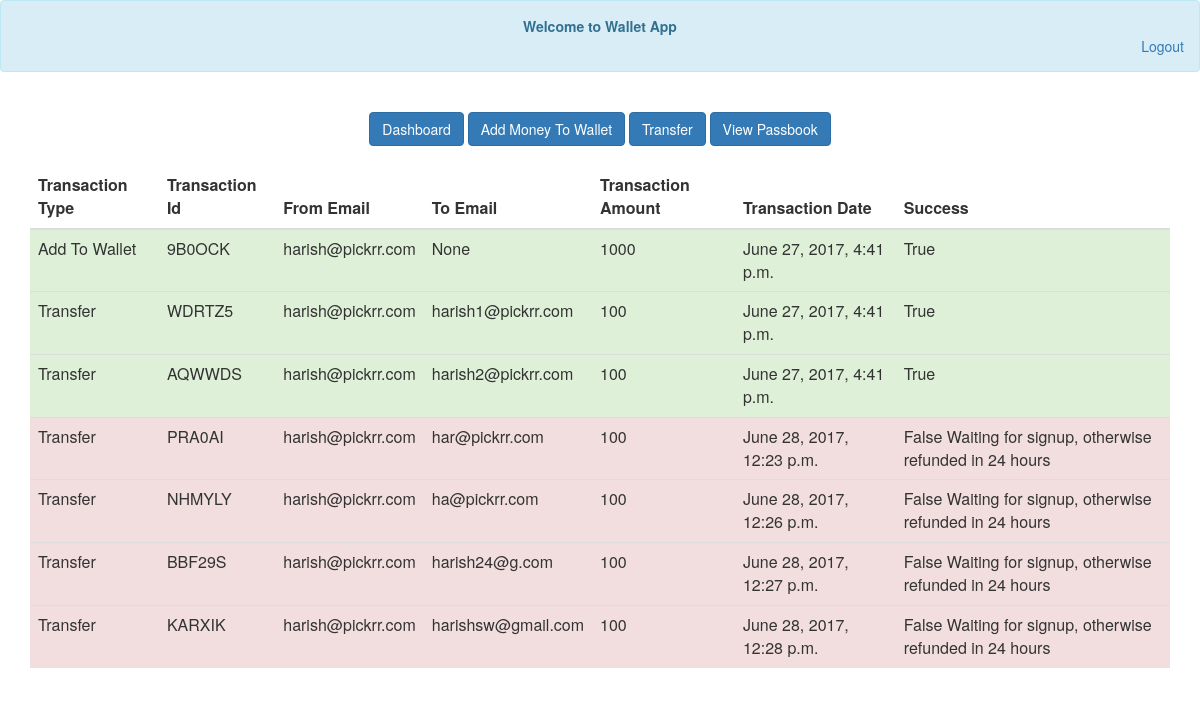
Screenshot of /passbook (signed in) with the database file from the repository.
### wallet/models.py (models this page shows)
class TransactionHistory(models.Model):
    user_wallet = models.ForeignKey(Wallet, blank=True, null=True, related_name="Owner")
    Type = (
        ('Add To Wallet', 'Add To Wallet'),
        ('Transfer', 'Transfer'),
    )
    transation_type = models.CharField(choices=Type, max_length=64, blank=True, null=True)
    transaction_id = models.CharField(max_length=64, blank=True, null=True)
    to_wallet = models.ForeignKey(Wallet, blank=True, null=True, related_name="Send_To")
    transaction_amount = models.IntegerField(default=0)
    created_on = models.DateTimeField(auto_now_add=True)
    is_success = models.BooleanField(default=False)  # True when money received and transfered success
    is_completed = models.BooleanField(default=False)

### wallet/views.py (the view)
# urls.py: url(r'^passbook$', 'wallet.views.passbook', name='passbook'),
@login_required(login_url='/login')
def passbook(request):
    try:
        transactions = TransactionHistory.objects.filter(Q(user_wallet__user=request.user) |
                                                         Q(to_wallet__user=request.user)
                                                         ).values_list('transation_type',
                                                                       'transaction_id',
                                                                       'user_wallet__email',
                                                                       'to_wallet__email',
                                                                       'transaction_amount',
                                                                       'created_on',
                                                                       'is_success',
                                                                       'is_completed')
        return render(request, 'passbook.html', {'error': None, 'transactions': transactions})
    except Exception, e:
        return render(request, 'passbook.html', {'error': str(e)})

### templates/passbook.html (shortened to what this page needs)
{% extends 'base.html' %}
{% block content%}
{% include 'titlebar.html' %}
<div class="container">
  <table class="table">
    <thead>
      <tr>
        <th>Transaction Type</th>
        <th>Transaction Id</th>
        <th>From Email</th>
        <th>To Email</th>
        <th>Transaction Amount</th>
        <th>Transaction Date</th>
        <th>Success</th>
      </tr>
    </thead>
    <tbody>
     	{% for t in  transactions %}
      {% if t.7 and t.6 %}
      <tr class="success">
      {% else %}
       {% if t.7 %}
		  <tr class="info">
       {% else %}
		  <tr class="danger">
	   {% endif %}
      {% endif %}
        <td>{{ t.0 }}</td>
        <td>{{ t.1 }}</td>
        <td>{{ t.2 }}</td>
        <td>{{ t.3 }}</td>
        <td>{{ t.4 }}</td>
        <td>{{ t.5 }}</td>
			{% if t.7 %}
			<td>{{ t.6 }}</td>
			{% else %}
			<td>{{ t.6 }} Waiting for signup, otherwise refunded in 24 hours</td>
			{% endif %}
      </tr>
	{% endfor %}
	<br>
    </tbody>
  </table>
</div>
{% endblock %}

### templates/base.html (shortened to what this page needs)
<head>
  <link rel="stylesheet" href="https://maxcdn.bootstrapcdn.com/bootstrap/3.3.7/css/bootstrap.min.css">
</head>
<div class="alert alert-info">
	<center><b>Welcome to Wallet App</b></center>
	{% if user.is_authenticated %}
	<div align="right"><a href="login" align="right">Logout</a>	</div>
	{% else %}
	<div align="right"><a href="signup" align="right">SignUp</a>	</div>
	<br><div align="right"><a href="login" align="right">Login</a>	</div>
	{% endif %}
</div>
{% block content%}
{% endblock %}

### templates/titlebar.html
<div class="container">
  <div class="row"><br><center>
<a type="button" href="/" class="btn btn-primary" data-toggle="balance" data-placement="left" title="View Balance">Dashboard</a>
<a type="button" href="addmoney" class="btn btn-primary" data-toggle="add money" data-placement="left" title="Add Money To Wallet">Add Money To Wallet</a>
<a type="button" href= "transfer" class="btn btn-primary" data-toggle="transfer" data-placement="left" title="Transfer">Transfer</a>
<a type="button" href= "passbook" class="btn btn-primary" data-toggle="transfer" data-placement="left" title="Passbook">View Passbook</a>
</center>
</div>
</div>

### rows the page displays
TransactionHistory: transation_type "Add To Wallet", transaction "9B0OCK", t "harish@pickrr.com", t "None", transaction_amount "1000", t "June 27, 2017, 4:41 p.m.", t "True"
TransactionHistory: transation_type "Transfer", transaction "WDRTZ5", t "harish@pickrr.com", t "harish1@pickrr.com", transaction_amount "100", t "June 27, 2017, 4:41 p.m.", t "True"
TransactionHistory: transation_type "Transfer", transaction "AQWWDS", t "harish@pickrr.com", t "harish2@pickrr.com", transaction_amount "100", t "June 27, 2017, 4:41 p.m.", t "True"
TransactionHistory: transation_type "Transfer", transaction "PRA0AI", t "harish@pickrr.com", t "har@pickrr.com", transaction_amount "100", t "June 28, 2017, 12:23 p.m.", t "False"
TransactionHistory: transation_type "Transfer", transaction "NHMYLY", t "harish@pickrr.com", t "ha@pickrr.com", transaction_amount "100", t "June 28, 2017, 12:26 p.m.", t "False"
TransactionHistory: transation_type "Transfer", transaction "BBF29S", t "harish@pickrr.com", t "harish24@g.com", transaction_amount "100", t "June 28, 2017, 12:27 p.m.", t "False"
TransactionHistory: transation_type "Transfer", transaction "KARXIK", t "harish@pickrr.com", t "harishsw@gmail.com", transaction_amount "100", t "June 28, 2017, 12:28 p.m.", t "False"
